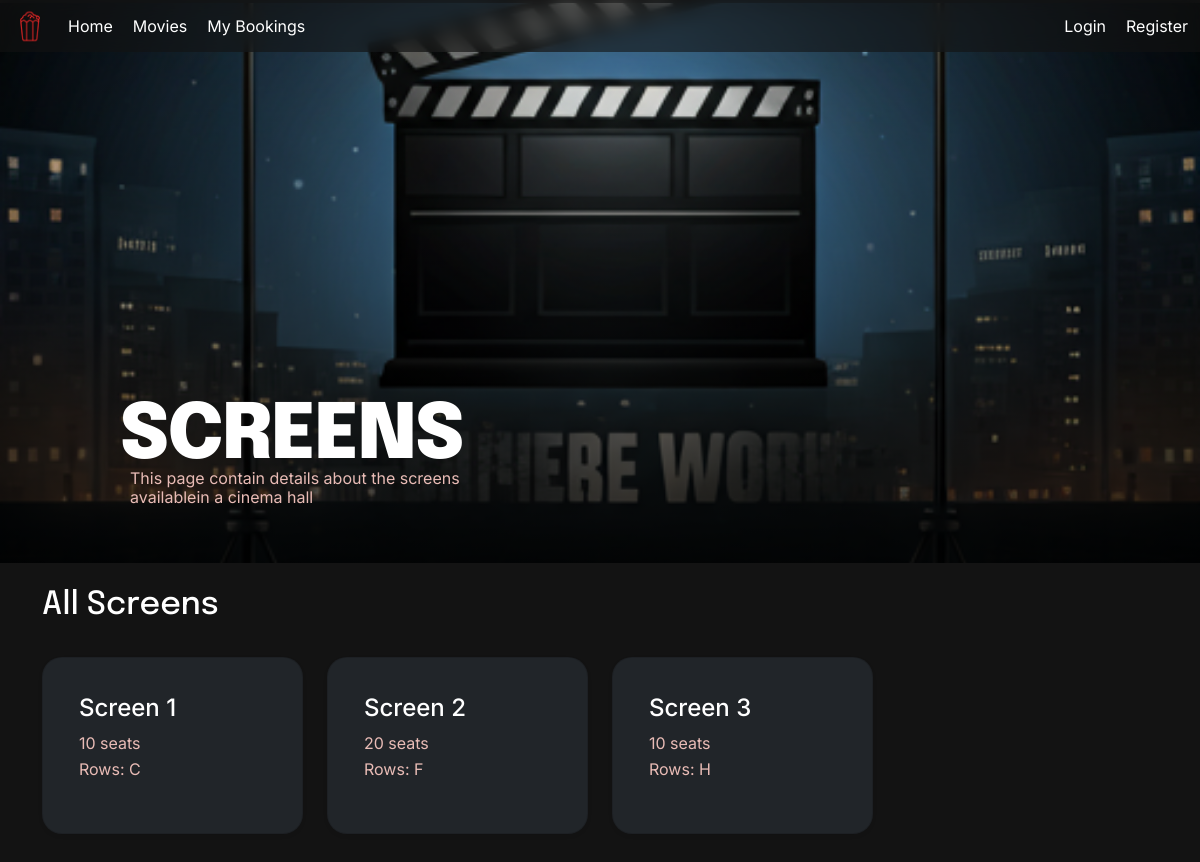
The app's page /screens, older data.
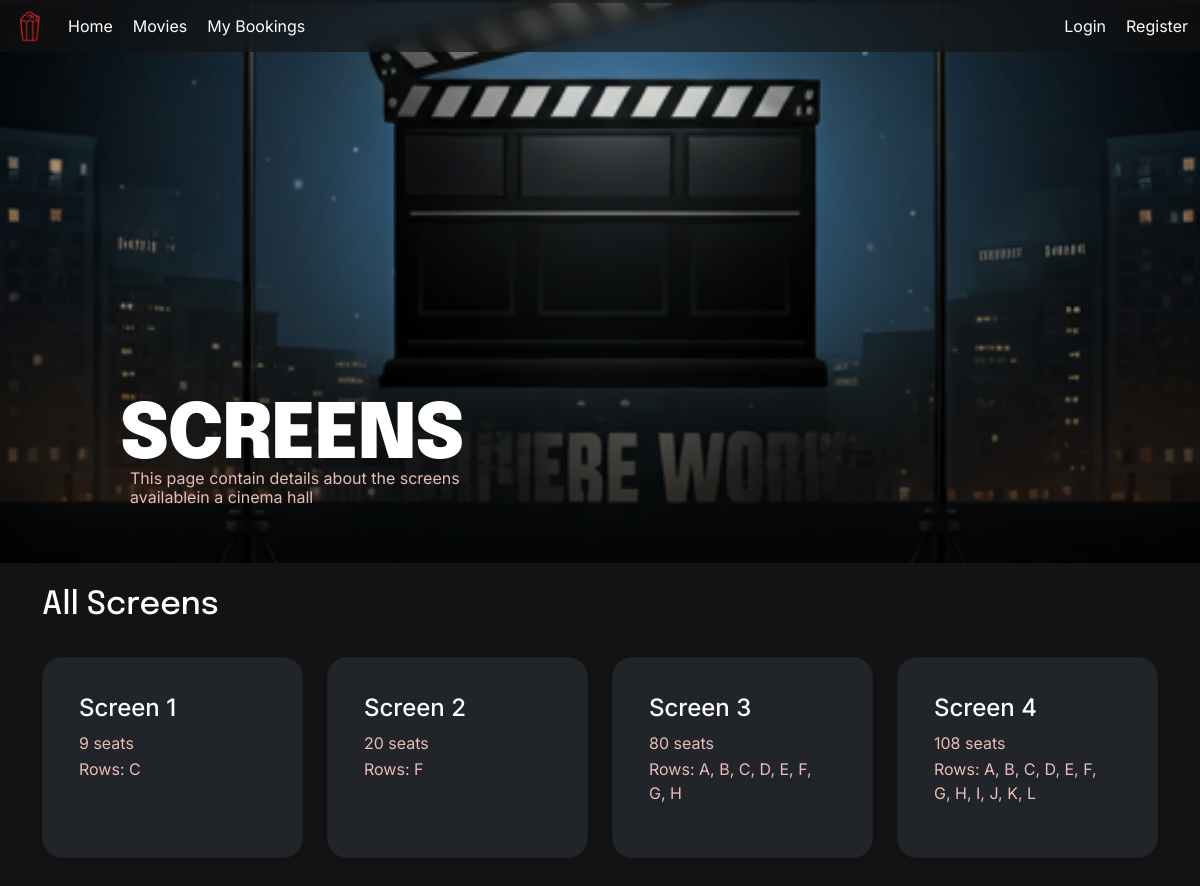
The same page, newer data.
### models.py (models this page shows)
class Screen(db.Model):
    __tablename__ = 'screen'
    id = db.Column(db.Integer, primary_key=True)
    name = db.Column(db.String(50), nullable=False, unique=True)
    seats = db.relationship('Seat', backref='screen', lazy=True)
    showtimes = db.relationship('Showtime', backref='screen', lazy=True)

### app.py (the view)
@app.route('/screens')
def screens():
    screens = Screen.query.all()
    return render_template('screens.html', screens=screens)

### app.py (called while the page is built)
@app.context_processor
def inject_user():
    return dict(current_user = current_user, request = request)

### templates/screens.html (shortened to what this page needs)
{% extends "0base.html" %}
{% block content %}
    <div class = "hero-page" style="margin-top: -75px; height: 70vh;
            background:
            linear-gradient(to top, rgba(0, 0, 0, 0.8), rgba(0, 0, 0, 0)),
            url('/static/images/bg1.png') center/cover no-repeat;">
        <div class="para-home" style = "width: 80vw;">
            <h1 style="max-width: 700px; margin-bottom: 0px;">SCREENS</h1>
            <p style="width: 40%; line-height: 1.2; padding-left: 10px;"> This page contain details about the screens availablein a cinema hall</p>
    </div>
    </div>
<div class="container">
<div class="d-flex justify-content-between align-items-center mb-4 mt-4">
    <h2 class="text-white">All Screens</h2>
</div>
<div class="row">
{% for screen in screens %}
<div class="col-md-3 mb-4 d-flex">
    <div class="card w-100 h-100 bg-dark text-white h-100 shadow-sm" style="border-radius:20px;">
        <div class="card-body w-100 h-100 d-flex flex-column justify-content-between" style="align-items: flex-start; margin: 20px">
            <div style="width: 80%;">
                <h4 class="card-title">Screen {{ screen.name }}</h4>
                <p style="margin-bottom: 2px;">{{ screen.seats|length }} seats</p>
                <p>
                    Rows:
                    {{ screen.seats | map(attribute='row') | unique | list | join(', ') }}
                </p>
            </div>
        </div>
    </div>
</div>
{% endfor %}
</div>
{% endblock %}

Row changes from the older to the newer data that the page shows:
removed Screen: name "3", seats|length "10", seats|map "H"
computed for Screen (number 1 of 4 on the later page): seats|length "10" → "9"
added Screen: name "3", seats|length "80", seats|map "A, B, C, D, E, F, G, H"
added Screen: name "4", seats|length "108", seats|map "A, B, C, D, E, F, G, H, I, J, K, L"
